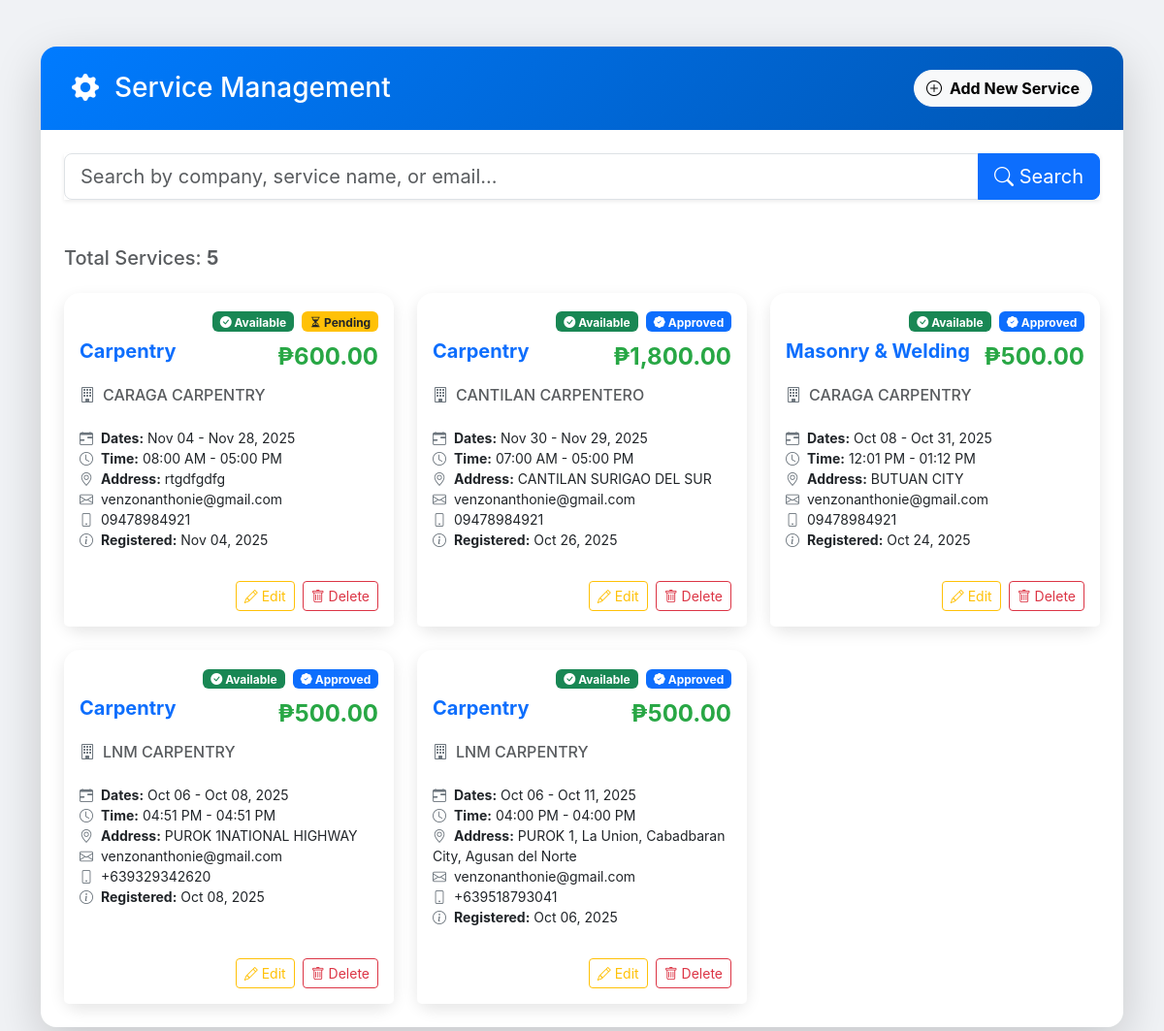
Screenshot of /content/service_management.php with the database file from the repository.
### tables this page shows
CREATE TABLE `service_providers` (
  `id` int(11) NOT NULL,
  `user_id` int(11) NOT NULL,
  `company_name` varchar(255) NOT NULL,
  `company_address` text NOT NULL,
  `company_email` varchar(255) NOT NULL,
  `contact_number` varchar(50) NOT NULL,
  `service_name` varchar(255) NOT NULL,
  `description` text DEFAULT NULL,
  `registration_date` timestamp NOT NULL DEFAULT current_timestamp(),
  `service_id` int(11) DEFAULT NULL,
  `service_description` text DEFAULT NULL,
  `price` decimal(10,2) NOT NULL,
  `legal_documents` text DEFAULT NULL,
  `available_date` date NOT NULL DEFAULT '2025-01-01',
  `available_time` time NOT NULL DEFAULT '00:00:00',
  `is_approved` int(11) NOT NULL,
  `available_date_from` date DEFAULT NULL,
  `available_date_to` date DEFAULT NULL,
  `available_time_from` time DEFAULT NULL,
  `available_time_to` time DEFAULT NULL,
  `is_available` tinyint(1) NOT NULL DEFAULT 1
);

### content/service_management.php (the view, shortened to what this page needs)
<?php
require '../db.php';
$search = $_GET['search'] ?? '';
$query = "SELECT * FROM service_providers
          WHERE CONCAT(company_name, ' ', service_name, ' ', company_email) LIKE ?
          ORDER BY registration_date DESC";
$stmt = $conn->prepare($query);
$like = "%$search%";
$stmt->bind_param("s", $like);
$stmt->execute();
$result = $stmt->get_result();
$services = $result->fetch_all(MYSQLI_ASSOC);
?>
<!DOCTYPE html>
<html lang="en">
<head>
<link href="https://cdn.jsdelivr.net/npm/bootstrap@5.3.3/dist/css/bootstrap.min.css" rel="stylesheet">
<link href="https://cdn.jsdelivr.net/npm/bootstrap-icons@1.11.3/font/bootstrap-icons.css" rel="stylesheet">
</head>
<body>
<div class="container py-5">
    <div class="card shadow-lg">
        <div class="card-header-custom d-flex flex-wrap justify-content-between align-items-center">
            <h3 class="mb-2 mb-md-0"><i class="bi bi-gear-fill me-3"></i>Service Management</h3>
            <button class="btn btn-light btn-rounded-pill fw-bold" data-bs-toggle="modal" data-bs-target="#addServiceModal">
                <i class="bi bi-plus-circle me-1"></i> Add New Service
            </button>
        </div>
        <div class="card-body p-4">
            <form method="GET" class="mb-5">
                <div class="input-group input-group-lg shadow-sm">
                    <input type="search" name="search" class="form-control" placeholder="Search by company, service name, or email..." value="<?= htmlspecialchars($search) ?>">
                    <button class="btn btn-primary" type="submit"><i class="bi bi-search"></i> Search</button>
                </div>
            </form>
            <h5 class="mb-4 text-muted">Total Services: <strong><?= count($services); ?></strong></h5>
            <div class="row row-cols-1 row-cols-md-2 row-cols-lg-3 g-4">
            <?php if (count($services) > 0): ?>
                <?php foreach ($services as $row): ?>
                <div class="col">
                    <div class="card h-100 position-relative">
                        <div class="status-badge-container">
                            <?php if ($row['is_available']): ?>
                                <span class="badge bg-success me-1"><i class="bi bi-check-circle-fill"></i> Available</span>
                            <?php else: ?>
                                <span class="badge bg-secondary me-1"><i class="bi bi-clock-fill"></i> Not Available</span>
                            <?php endif; ?>
                            <?php if ($row['is_approved']): ?>
                                <span class="badge bg-primary"><i class="bi bi-patch-check-fill"></i> Approved</span>
                            <?php else: ?>
                                <span class="badge bg-warning text-dark"><i class="bi bi-hourglass-split"></i> Pending</span>
                            <?php endif; ?>
                        </div>
                        <div class="card-body pt-5">
                            <div class="d-flex justify-content-between align-items-start mb-3">
                                <h5 class="card-title fw-bold text-primary"><?= htmlspecialchars($row['service_name']); ?></h5>
                                <span class="price-tag">₱<?= number_format($row['price'], 2); ?></span>
                            </div>
                            <h6 class="card-subtitle mb-2 text-muted"><i class="icon-detail bi bi-building"></i><?= htmlspecialchars($row['company_name']); ?></h6>
                            <ul class="list-unstyled small mt-3">
                                <li><i class="icon-detail bi bi-calendar-range"></i><strong>Dates:</strong> <?= date('M d', strtotime($row['available_date_from'])) ?> - <?= date('M d, Y', strtotime($row['available_date_to'])) ?></li>
                                <li><i class="icon-detail bi bi-clock"></i><strong>Time:</strong> <?= date('h:i A', strtotime($row['available_time_from'])) ?> - <?= date('h:i A', strtotime($row['available_time_to'])) ?></li>
                                <li><i class="icon-detail bi bi-geo-alt"></i><strong>Address:</strong> <?= htmlspecialchars($row['company_address']); ?></li>
                                <li><i class="icon-detail bi bi-envelope"></i><?= htmlspecialchars($row['company_email']); ?></li>
                                <li><i class="icon-detail bi bi-phone"></i><?= htmlspecialchars($row['contact_number']); ?></li>
                                <li><i class="icon-detail bi bi-info-circle"></i><strong>Registered:</strong> <?= date("M d, Y", strtotime($row['registration_date'])); ?></li>
                            </ul>
                        </div>
                        <div class="card-footer bg-white border-0 pt-0 pb-3 d-flex justify-content-end">
                            <button class="btn btn-sm btn-outline-warning me-2" data-bs-toggle="modal" data-bs-target="#editServiceModal<?= $row['id']; ?>"><i class="bi bi-pencil"></i> Edit</button>
                            <button class="btn btn-sm btn-outline-danger" data-bs-toggle="modal" data-bs-target="#deleteServiceModal<?= $row['id']; ?>"><i class="bi bi-trash"></i> Delete</button>
                        </div>
                    </div>
                </div>
                <?php endforeach; ?>
            <?php endif; ?>
            </div>
        </div>
    </div>
</div>
</body>
</html>

### content/service_management.php (style rules this page uses)
body { background: #f0f2f5; font-family: 'Inter', sans-serif; }
.card { border-radius: 16px; border: none; box-shadow: 0 6px 16px rgba(0,0,0,0.1); transition: transform 0.2s; }
.card-header-custom { background-color: #007bff; background-image: linear-gradient(135deg, #007bff 0%, #0056b3 100%); color: white; padding: 1.5rem 2rem; border-top-left-radius: 16px; border-top-right-radius: 16px; }
.btn-rounded-pill { border-radius: 50rem; }
.price-tag { font-size: 1.5rem; color: #28a745; font-weight: 700; }
.status-badge-container { position: absolute; top: 1rem; right: 1rem; }
.icon-detail { color: #6c757d; margin-right: 0.5rem; }

### rows the page displays
service_providers: is_available 1 (drawn), is_approved 0 (drawn), service_name "Carpentry", price "600.00", company_name "CARAGA CARPENTRY", available_date_from "Nov 04", available_date_to "Nov 28, 2025", available_time_from "08:00 AM", available_time_to "05:00 PM", company_address "rtgdfgdfg", company_email "venzonanthonie@gmail.com", contact_number "09478984921", registration_date "Nov 04, 2025"
service_providers: is_available 1 (drawn), is_approved 1 (drawn), service_name "Carpentry", price "1,800.00", company_name "CANTILAN CARPENTERO", available_date_from "Nov 30", available_date_to "Nov 29, 2025", available_time_from "07:00 AM", available_time_to "05:00 PM", company_address "CANTILAN SURIGAO DEL SUR", company_email "venzonanthonie@gmail.com", contact_number "09478984921", registration_date "Oct 26, 2025"
service_providers: is_available 1 (drawn), is_approved 1 (drawn), service_name "Masonry & Welding", price "500.00", company_name "CARAGA CARPENTRY", available_date_from "Oct 08", available_date_to "Oct 31, 2025", available_time_from "12:01 PM", available_time_to "01:12 PM", company_address "BUTUAN CITY", company_email "venzonanthonie@gmail.com", contact_number "09478984921", registration_date "Oct 24, 2025"
service_providers: is_available 1 (drawn), is_approved 1 (drawn), service_name "Carpentry", price "500.00", company_name "LNM CARPENTRY", available_date_from "Oct 06", available_date_to "Oct 08, 2025", available_time_from "04:51 PM", available_time_to "04:51 PM", company_address "PUROK 1NATIONAL HIGHWAY", company_email "venzonanthonie@gmail.com", contact_number "+639329342620", registration_date "Oct 08, 2025"
service_providers: is_available 1 (drawn), is_approved 1 (drawn), service_name "Carpentry", price "500.00", company_name "LNM CARPENTRY", available_date_from "Oct 06", available_date_to "Oct 11, 2025", available_time_from "04:00 PM", available_time_to "04:00 PM", company_address "PUROK 1, La Union, Cabadbaran City, Agusan del Norte", company_email "venzonanthonie@gmail.com", contact_number "+639518793041", registration_date "Oct 06, 2025"

### other values shown
count($services) "5"
